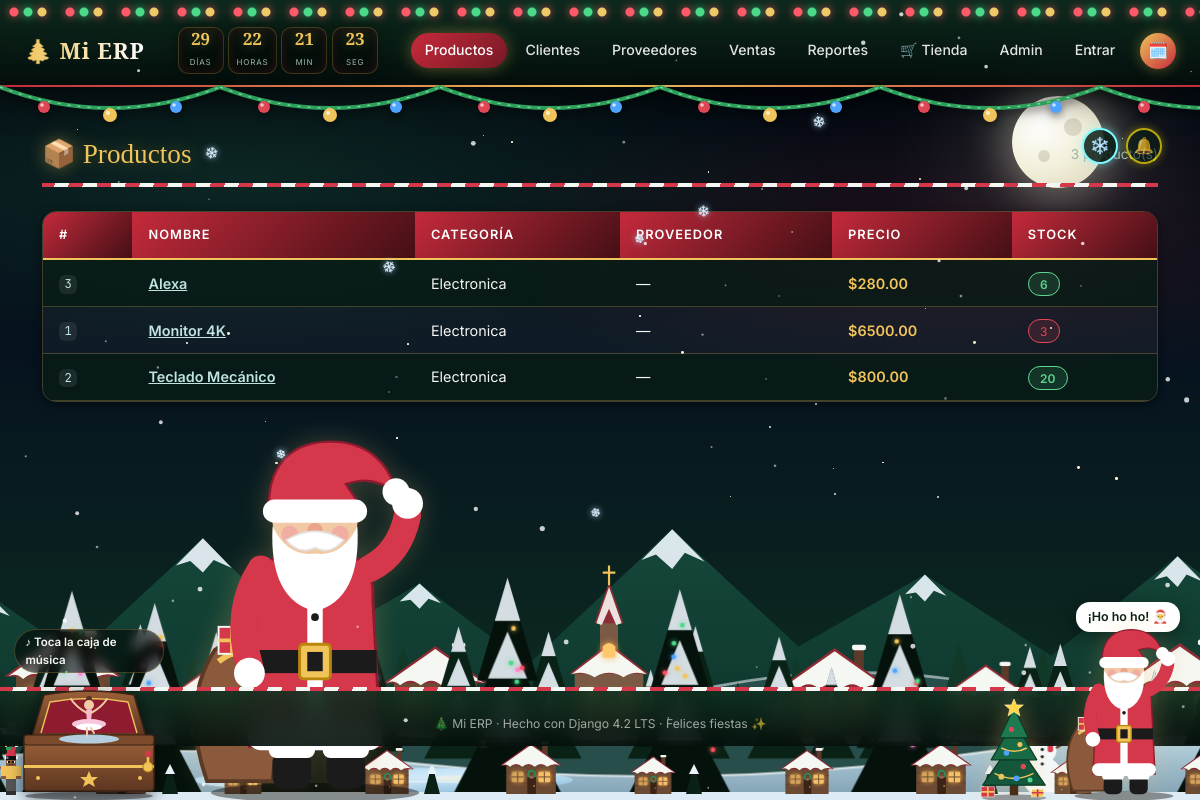
/productos/, run on the app's committed database.
### productos/models.py (models this page shows, shortened)
class Producto(models.Model):
    nombre    = models.CharField(
        max_length=200, verbose_name='Nombre'
    )
    precio    = models.DecimalField(
        max_digits=10,
        decimal_places=2,
        validators=[MinValueValidator(Decimal('0.00'))],
        verbose_name='Precio ($)',
        help_text='El precio no puede ser negativo.'
    )
    stock     = models.IntegerField(
        default=0,
        validators=[MinValueValidator(0)],
        verbose_name='Stock disponible'
    )
    categoria = models.ForeignKey(
        Categoria,
        on_delete=models.PROTECT,          # D-01: no borrar categoría con productos
        related_name='productos',
        verbose_name='Categoría'
    )
    proveedor = models.ForeignKey(
        Proveedor,
        on_delete=models.SET_NULL,         # D-02: producto puede quedar sin proveedor
        null=True,
        blank=True,
        related_name='productos',
        verbose_name='Proveedor'
    )
    activo    = models.BooleanField(
        default=True, verbose_name='Activo'
    )
    imagen    = models.ImageField(          # campo W11
        upload_to='productos/',            # subcarpeta dentro de MEDIA_ROOT
        null=True,
        blank=True,
        verbose_name='Imagen del producto',
        help_text='Formatos permitidos: JPEG, PNG, WEBP. Máximo 5 MB.',
        validators=[validar_imagen_producto],   # ← agregado en 2.3
    )
    creado    = models.DateTimeField(
        auto_now_add=True, verbose_name='Fecha de registro'
    )
    class Meta:
        verbose_name        = 'Producto'
        verbose_name_plural = 'Productos'
        ordering            = ['nombre']

class Categoria(models.Model):
    nombre      = models.CharField(
        max_length=100, unique=True, verbose_name='Nombre'
    )
    descripcion = models.TextField(
        blank=True, verbose_name='Descripción'
    )
    class Meta:
        verbose_name        = 'Categoría'
        verbose_name_plural = 'Categorías'
        ordering            = ['nombre']
    def __str__(self) -> str:
        return self.nombre

### productos/views.py (the view)
class ProductoListView(ListView):
    model               = Producto
    template_name       = 'productos/lista.html'
    context_object_name = 'productos'
    paginate_by         = 20
    def get_queryset(self):
        return (
            Producto.objects
            .select_related('categoria', 'proveedor')
            .filter(activo=True)
            .order_by('nombre')
        )

### catalogo/context_processors.py (called while the page is built)
def carrito_info(request) -> dict[str, Any]:
    carrito = request.session.get('carrito', {})
    total_items     = sum(
        int(item.get('cantidad', 0)) for item in carrito.values()
    )
    total_productos = len(carrito)
    return {
        'carrito_total_items':     total_items,
        'carrito_total_productos': total_productos,
    }

### productos/templates/productos/lista.html (shortened to what this page needs)
{% extends "base.html" %}
{% block nav_productos %}active{% endblock %}
{% block content %}
<div class="erp-page-title">
    <h2>📦 Productos</h2>
    <span style="margin-left:auto;color:var(--clr-muted);font-size:.85rem;">
        {{ page_obj.paginator.count }} producto(s)
    </span>
</div>
{% if productos %}
<table class="erp-table">
    <thead>
        <tr>
            <th>#</th>
            <th>Nombre</th>
            <th>Categoría</th>
            <th>Proveedor</th>
            <th>Precio</th>
            <th>Stock</th>
        </tr>
    </thead>
    <tbody>
        {% for p in productos %}
        <tr>
            <td><code>{{ p.pk }}</code></td>
            <td>
                <a href="{% url 'productos:detalle' p.pk %}"
                   style="color:var(--clr-royal);font-weight:600;">
                    {{ p.nombre }}
                </a>
            </td>
            <td>{{ p.categoria }}</td>
            <td>{{ p.proveedor|default:"—" }}</td>
            <td style="font-weight:600;color:var(--clr-gold);">
                ${{ p.precio }}
            </td>
            <td>
                {% if p.stock < 5 %}
                    <span class="badge-erp-inactive">{{ p.stock }}</span>
                {% else %}
                    <span class="badge-erp-active">{{ p.stock }}</span>
                {% endif %}
            </td>
        </tr>
        {% endfor %}
    </tbody>
</table>
{% else %}
<div class="erp-alert-info">No hay productos registrados aún.</div>
{% endif %}
{% endblock %}

### templates/base.html (style rules this page uses)
:root, [data-theme="navidad"] { --clr-navy : #0E2F1F; --clr-royal : #C62A3C; --clr-sky : #BFE3E0; --clr-ice : rgba(255,255,255,.04); --clr-gold : #F0C45A; --clr-amber : #F5D27A; --clr-cream : rgba(198,42,60,.18); --clr-bg : #040A10; --clr-surface: rgba(10,30,22,.68); --clr-text : #F5F7F2; --clr-muted : #9DB5A6; --clr-border : rgba(240,196,90,.24); --clr-danger : #E04656; --clr-ok : #5FD38D; --clr-glow : rgba(240,196,90,.38); --grad-a : #C62A3C; --grad-b : #F0C45A; --nav-bg : linear-gradient(180deg, rgba(14,46,31,.90) 0%, rgba(4,14,10,.90) 100%); --sky : linear-gradient(180deg, #02050C 0%, #06131F 45%, #0B2620 80%, #123826 100%); --aurora : radial-gradient(ellipse 70% 30% at 20% 22%, rgba(60,200,120,.14), transparent 70%), radial-gradient(ellipse 60% 26% at 80% 30%, rgba(198,42,60,.14), transparent 70%); --pino-a : #05120C; --pino-b : #0A2216; --pino-c : #123828; --mont-a : #0D3028; --mont-b : #15483A; --colina : #274E4A; --nieve : #B9D4DE; --nieve2 : #7FA0B4; --rayas : repeating-linear-gradient(-45deg, #D6384B 0 10px, #F5F7F2 10px 20px); --rayas-card : repeating-linear-gradient(-45deg, #D6384B 0 8px, #F5F7F2 8px 16px); --au1 : #2BFF88; --au2 : #00F0FF; --au3 : #FF3DF2; --shadow-sm : 0 2px 10px rgba(0,0,0,.5); --shadow-md : 0 10px 32px rgba(0,0,0,.55); }
*, *::before, *::after { box-sizing: border-box; }
html { scroll-behavior: smooth; background: var(--clr-bg); }
body { font-family: 'Inter','Segoe UI',sans-serif; font-size: 15px; color: var(--clr-text); background: transparent; line-height: 1.6; margin: 0; }
.erp-table { width: 100%; border-collapse: separate; border-spacing: 0; border-radius: 14px; overflow: hidden; border: 1px solid var(--clr-border); box-shadow: var(--shadow-sm); }
.erp-table thead th { background: linear-gradient(135deg, var(--grad-a), color-mix(in srgb, var(--grad-a) 35%, #000)); color: #FFF; font-weight: 600; font-size: .8rem; text-transform: uppercase; letter-spacing: .08em; padding: .8rem 1rem; border-bottom: 2px solid var(--grad-b); }
.erp-table tbody td { background: var(--clr-surface); padding: .7rem 1rem; font-size: .9rem; border-bottom: 1px solid var(--clr-border); }
.erp-table tbody tr:nth-child(even) td { background: var(--clr-ice); }
.badge-erp-active { background: rgba(95,211,141,.14); color: var(--clr-ok); border: 1px solid currentColor; font-size: .75rem; padding: .22rem .7rem; border-radius: 999px; font-weight: 600; }
.badge-erp-inactive { background: rgba(224,70,86,.14); color: var(--clr-danger); border: 1px solid currentColor; font-size: .75rem; padding: .22rem .7rem; border-radius: 999px; }
.erp-page-title { display: flex; align-items: center; gap: 1rem; margin-bottom: 1.5rem; padding-bottom: .75rem; border-bottom: 4px solid transparent; border-image: var(--rayas) 1; }
.erp-page-title h2 { font-family: 'Playfair Display',serif; font-size: 1.7rem; margin: 0; color: var(--clr-gold); text-shadow: 0 0 18px var(--clr-glow); }
code, .mono { font-family: 'JetBrains Mono',Consolas,monospace; font-size: .85em; color: var(--clr-sky); background: rgba(255,255,255,.08); padding: .1em .45em; border-radius: 6px; }
a[style*="clr-royal"] { color: var(--clr-sky) !important; }

### data on the page
Producto: pk "3", nombre "Alexa", categoria "Electronica", proveedor "—", precio "280.00", stock "6"
Producto: pk "1", nombre "Monitor 4K", categoria "Electronica", proveedor "—", precio "6500.00", stock "3"
Producto: pk "2", nombre "Teclado Mecánico", categoria "Electronica", proveedor "—", precio "800.00", stock "20"

### other printed values
{{ page_obj.paginator.count }} "3"
